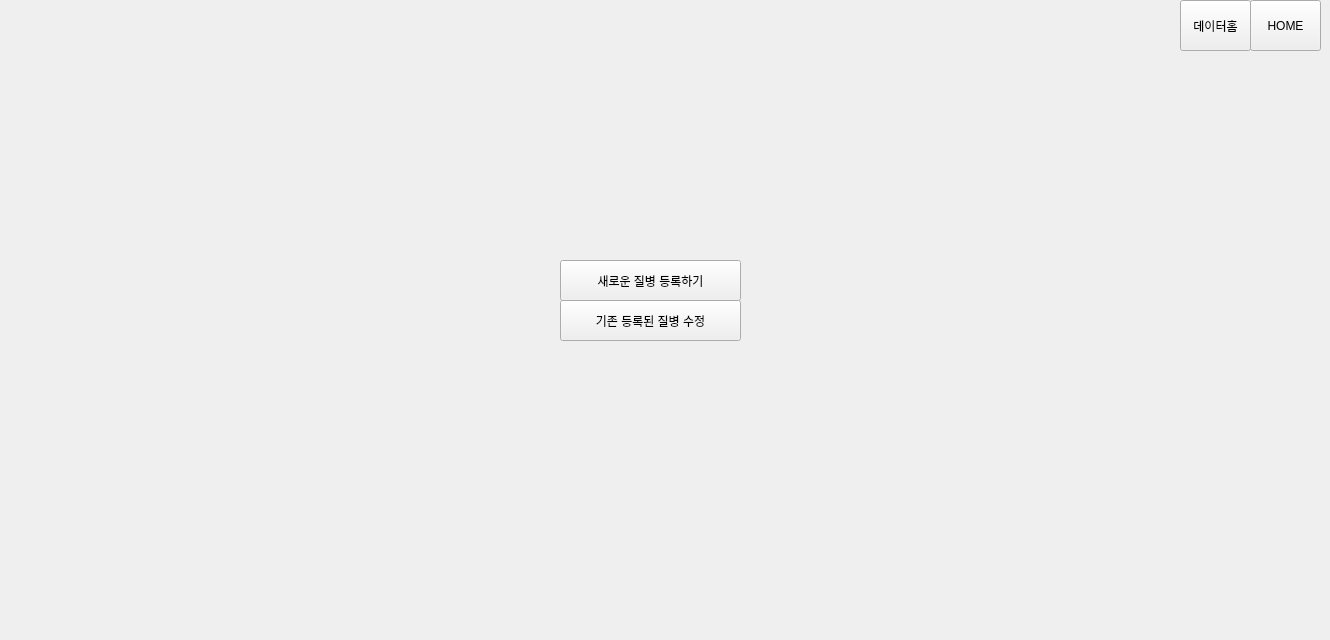
      <widget class="QWidget" name="page_data_dis_1_25">
       <widget class="QWidget" name="widget_38" native="true">
        <property name="geometry">
         <rect>
          <x>300</x>
          <y>60</y>
          <width>701</width>
          <height>571</height>
         </rect>
        </property>
        <widget class="QPushButton" name="btn_edit_existing_dis_25">
         <property name="geometry">
          <rect>
           <x>260</x>
           <y>240</y>
           <width>181</width>
           <height>41</height>
          </rect>
         </property>
         <property name="text">
          <string>기존 등록된 질병 수정</string>
         </property>
        </widget>
        <widget class="QPushButton" name="btn_register_new_dis_25">
         <property name="geometry">
          <rect>
           <x>260</x>
           <y>200</y>
           <width>181</width>
           <height>41</height>
          </rect>
         </property>
         <property name="text">
          <string>새로운 질병 등록하기</string>
         </property>
        </widget>
       </widget>
       <widget class="QWidget" name="widget_46" native="true">
        <property name="geometry">
         <rect>
          <x>1180</x>
          <y>0</y>
          <width>141</width>
          <height>51</height>
         </rect>
        </property>
        <widget class="QPushButton" name="btn_home_25">
         <property name="geometry">
          <rect>
           <x>70</x>
           <y>0</y>
           <width>71</width>
           <height>51</height>
          </rect>
         </property>
         <property name="text">
          <string>HOME</string>
         </property>
        </widget>
        <widget class="QPushButton" name="btn_data_home_25">
         <property name="geometry">
          <rect>
           <x>0</x>
           <y>0</y>
           <width>71</width>
           <height>51</height>
          </rect>
         </property>
         <property name="text">
          <string>데이터홈</string>
         </property>
        </widget>
       </widget>
      </widget>
